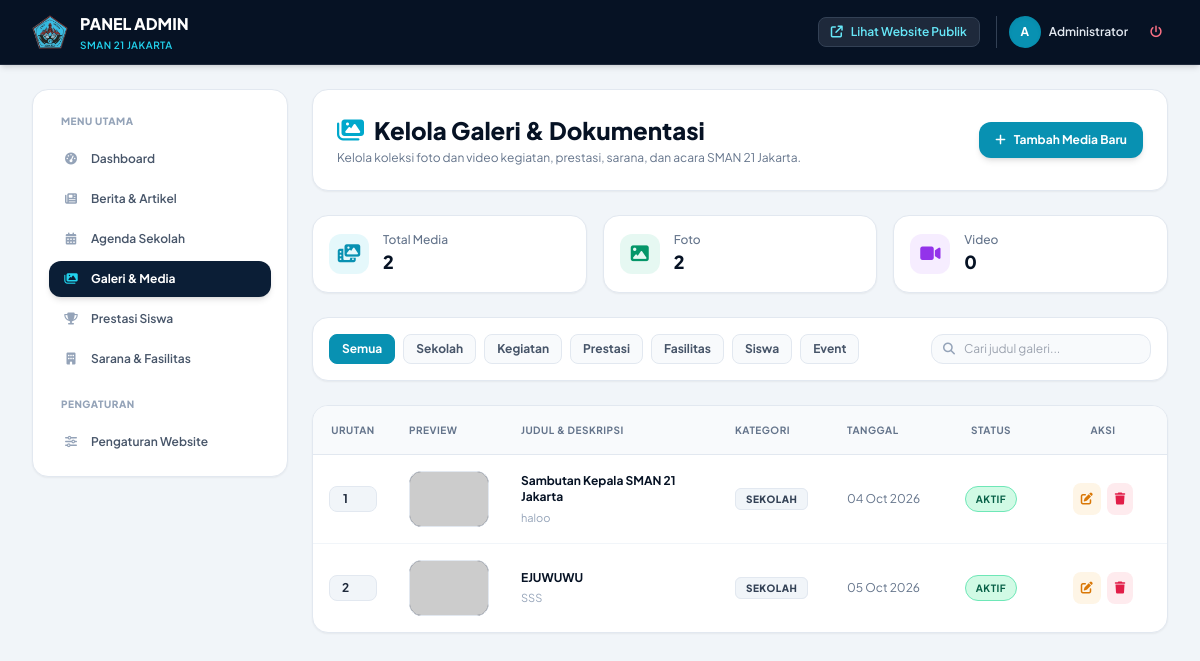
Screenshot of /admin/gallery/index.php (signed in) with the database file from the repository.
### tables this page shows
CREATE TABLE `gallery` (
  `id` int(11) NOT NULL,
  `judul` varchar(255) NOT NULL,
  `kategori` varchar(100) NOT NULL DEFAULT 'Sekolah',
  `deskripsi` text DEFAULT NULL,
  `file_media` varchar(255) NOT NULL,
  `tipe_media` enum('image','video') NOT NULL DEFAULT 'image',
  `tanggal` date DEFAULT NULL,
  `urutan` int(11) NOT NULL DEFAULT 1,
  `status_aktif` tinyint(1) NOT NULL DEFAULT 1
);

### admin/gallery/index.php (the view, shortened to what the rows shown need)
<?php
$host = 'sql305.byethost3.com';
$user = 'b3_43046986';
$pass = 'J@karta5';
$db   = 'b3_43046986_sman21jkt';
$conn = null;
try {
    $conn = new PDO("mysql:host=$host;dbname=$db;charset=utf8mb4", $user, $pass, [
        PDO::ATTR_ERRMODE => PDO::ERRMODE_EXCEPTION,
        PDO::ATTR_DEFAULT_FETCH_MODE => PDO::FETCH_ASSOC,
        PDO::MYSQL_ATTR_INIT_COMMAND => "SET NAMES utf8mb4"
    ]);
} catch (PDOException $e) {
    try {
        $conn = new PDO("mysql:host=localhost;dbname=b3_43046986_sman21jkt;charset=utf8mb4", "root", "", [
            PDO::ATTR_ERRMODE => PDO::ERRMODE_EXCEPTION,
            PDO::ATTR_DEFAULT_FETCH_MODE => PDO::FETCH_ASSOC
        ]);
    } catch (PDOException $e2) {
        die("Koneksi Database Gagal: " . $e2->getMessage());
    }
}
try {
    $conn->exec("ALTER TABLE `gallery` ADD PRIMARY KEY (`id`)");
} catch (PDOException $e) {}
try {
    $conn->exec("ALTER TABLE `gallery` MODIFY `id` int(11) NOT NULL AUTO_INCREMENT");
} catch (PDOException $e) {}
$query = "SELECT * FROM gallery WHERE 1=1";
$params = [];
$query .= " ORDER BY urutan ASC, id DESC";
$stmtG = $conn->prepare($query);
$stmtG->execute($params);
$galleryItems = $stmtG->fetchAll();
?>
<!DOCTYPE html>
<html lang="id" class="scroll-smooth">
<head>
    <link rel="stylesheet" href="https://cdnjs.cloudflare.com/ajax/libs/font-awesome/6.5.1/css/all.min.css">
    <script src="https://cdn.tailwindcss.com"></script>
</head>
<body class="bg-slate-100 text-slate-800 min-h-screen flex flex-col antialiased">
    <div class="flex-grow flex max-w-7xl w-full mx-auto px-4 sm:px-6 lg:px-8 py-6 gap-6">
        <main class="flex-grow space-y-6 min-w-0">
            <div class="bg-white rounded-2xl p-6 shadow-sm border border-slate-200 flex flex-col md:flex-row md:items-center justify-between gap-4">
                <div>
                    <h1 class="text-xl sm:text-2xl font-extrabold text-brand-darkNavy flex items-center gap-2.5">
                        <i class="fa-solid fa-images text-brand-cyan"></i>
                        <span>Kelola Galeri & Dokumentasi</span>
                    </h1>
                </div>
            </div>
            <div class="bg-white rounded-2xl border border-slate-200 shadow-sm overflow-hidden">
                <div class="overflow-x-auto">
                    <table class="w-full text-left border-collapse text-xs">
                        <thead>
                            <tr class="bg-slate-50 text-slate-500 font-bold uppercase tracking-wider border-b border-slate-200 text-[10px]">
                                <th class="p-4 w-12 text-center">Urutan</th>
                                <th class="p-4 w-28">Preview</th>
                                <th class="p-4">Judul & Deskripsi</th>
                                <th class="p-4 w-28">Kategori</th>
                                <th class="p-4 w-28">Tanggal</th>
                                <th class="p-4 w-24 text-center">Status</th>
                                <th class="p-4 w-32 text-center">Aksi</th>
                            </tr>
                        </thead>
                        <tbody class="divide-y divide-slate-100">
                            <?php if (empty($galleryItems)): ?>
                            <tr>
                                <td colspan="7" class="p-8 text-center text-slate-400">
                                    <i class="fa-solid fa-camera-retro text-3xl mb-2 block"></i>
                                    <span>Belum ada data media galeri. Silakan tambahkan media baru.</span>
                                </td>
                            </tr>
                            <?php else: ?>
                            <?php foreach ($galleryItems as $item):
                                $isVid = ($item['tipe_media'] === 'video');
                                $fileUrl = '../../uploads/galeri/' . htmlspecialchars($item['file_media']);
                            ?>
                            <tr class="hover:bg-slate-50 transition-colors">
                                <td class="p-4 text-center">
                                    <form method="POST" class="inline-block">
                                        <input type="number" name="urutan" value="<?= $item['urutan']; ?>" onchange="this.form.submit()" class="w-12 py-1 px-1 text-center bg-slate-100 border border-slate-200 rounded-lg text-xs font-bold focus:outline-none focus:border-cyan-500">
                                    </form>
                                </td>
                                <td class="p-4">
                                    <div class="w-20 h-14 rounded-xl overflow-hidden bg-slate-900 relative border border-slate-200 group">
                                        <?php if ($isVid): ?>
                                            <video src="<?= $fileUrl; ?>" class="w-full h-full object-cover muted opacity-80"></video>
                                            <span class="absolute inset-0 flex items-center justify-center text-white bg-black/40 text-xs">
                                                <i class="fa-solid fa-play-circle text-lg text-purple-400"></i>
                                            </span>
                                        <?php else: ?>
                                            <img src="<?= $fileUrl; ?>" alt="Media" class="w-full h-full object-cover" onerror="this.src='https://via.placeholder.com/80?text=No+Image';">
                                        <?php endif; ?>
                                    </div>
                                </td>
                                <td class="p-4">
                                    <div class="font-bold text-brand-darkNavy text-xs leading-snug">
                                        <?= htmlspecialchars($item['judul']); ?>
                                    </div>
                                    <div class="text-[11px] text-slate-400 mt-1 line-clamp-1">
                                        <?= htmlspecialchars($item['deskripsi'] ?: 'Tidak ada deskripsi'); ?>
                                    </div>
                                </td>
                                <td class="p-4">
                                    <span class="px-2.5 py-1 rounded-md text-[10px] font-extrabold uppercase tracking-wider bg-slate-100 text-slate-700 border border-slate-200">
                                        <?= htmlspecialchars($item['kategori']); ?>
                                    </span>
                                </td>
                                <td class="p-4 text-slate-500 whitespace-nowrap">
                                    <?= date('d M Y', strtotime($item['tanggal'])); ?>
                                </td>
                                <td class="p-4 text-center">
                                    <form method="POST">
                                        <button type="submit" class="px-2.5 py-1 rounded-full text-[10px] font-bold tracking-wider uppercase transition-all <?= $item['status_aktif'] ? 'bg-emerald-100 text-emerald-800 border border-emerald-300' : 'bg-slate-100 text-slate-400 border border-slate-200'; ?>">
                                            <?= $item['status_aktif'] ? 'Aktif' : 'Draft'; ?>
                                        </button>
                                    </form>
                                </td>
                                <td class="p-4 text-center whitespace-nowrap">
                                    <div class="flex items-center justify-center gap-1.5">
                                        <button onclick='openEditModal(<?= json_encode($item); ?>)' class="p-2 rounded-lg bg-amber-500/10 text-amber-600 hover:bg-amber-500 hover:text-white transition-colors" title="Edit">
                                            <i class="fa-solid fa-pen-to-square"></i>
                                        </button>
                                        <form method="POST" onsubmit="return confirm('Apakah Anda yakin ingin menghapus media ini?');" class="inline">
                                            <button type="submit" class="p-2 rounded-lg bg-rose-500/10 text-rose-600 hover:bg-rose-600 hover:text-white transition-colors" title="Hapus">
                                                <i class="fa-solid fa-trash"></i>
                                            </button>
                                        </form>
                                    </div>
                                </td>
                            </tr>
                            <?php endforeach; ?>
                            <?php endif; ?>
                        </tbody>
                    </table>
                </div>
            </div>
        </main>
    </div>
</body>
</html>

### rows the page displays
gallery: urutan "1", judul "Sambutan Kepala SMAN 21 Jakarta", deskripsi "haloo", kategori "SEKOLAH", tanggal "04 Oct 2026", status_aktif "AKTIF"
gallery: urutan "2", judul "EJUWUWU", deskripsi "SSS", kategori "SEKOLAH", tanggal "05 Oct 2026", status_aktif "AKTIF"

### other values shown
$totalMedia "2"
$totalFoto "2"
$totalVideo "0"
$kat "Sekolah"
$kat "Kegiatan"
$kat "Prestasi"
$kat "Fasilitas"
$kat "Siswa"
$kat "Event"
